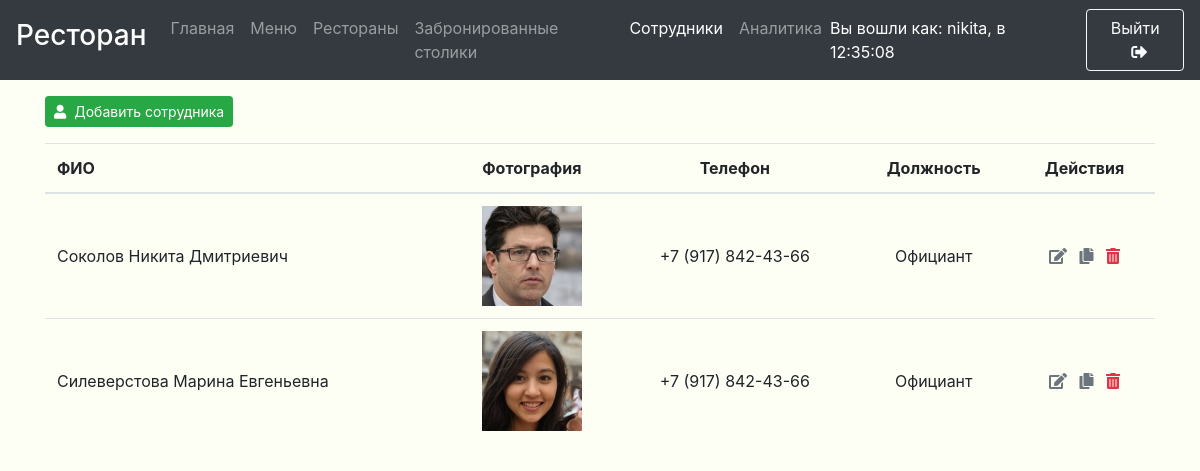
Page /employees.php (signed in) on the committed database.
### tables this page shows
CREATE TABLE `employees` (
  `e_id` int(11) NOT NULL AUTO_INCREMENT,
  `e_name` varchar(100) DEFAULT NULL,
  `e_tel` varchar(20) DEFAULT NULL,
  `e_post` varchar(30) DEFAULT NULL,
  `e_photo` varchar(100) DEFAULT '././uploads/employes',
  PRIMARY KEY (`e_id`)
);

### config/config.php (called while the page is built)
<?
    $_CONFIG = [
        'DATABASE' => [
            'HOST' => 'localhost',
            'NAME' => 'lab2',
            'USERNAME' => 'root',
            'PASS' => '',
            'CHARSET' => 'utf8',
            'CONNECT' => $_SERVER['DOCUMENT_ROOT'] . '/core/database/db-connect.php'
        ],
        'SRC_PATH' => $_SERVER['DOCUMENT_ROOT'] . '/core/src/',
        'FUNCTIONS_PATH' => $_SERVER['DOCUMENT_ROOT'] . '/core/functions/',
        'TEMPLATES' => [
            'HEADER' => $_SERVER['DOCUMENT_ROOT'] . '/core/templates/header.php',
            'FOOTER_ALL_SCRIPTS' => $_SERVER['DOCUMENT_ROOT'] . '/core/templates/footer-all-scripts.php',
            'FOOTER_BOOTSTRAP' => $_SERVER['DOCUMENT_ROOT'] . '/core/templates/footer-bootstrap-scripts.php',
            'FOOTER_CRUD' => $_SERVER['DOCUMENT_ROOT'] . '/core/templates/footer-crud.php',
        ],
        'ANALITYCS' => [
            'MODULE_FOLDER' => $_SERVER['DOCUMENT_ROOT'] . '/core/magic/analitycs',
            'FULL_PATH_TO_MODULE' => $_SERVER['DOCUMENT_ROOT'] . '/core/magic/analitycs/analytics.php',
            'DEL' => 'core/magic/analitycs/delete-page',
        ],
        'RESERVATIONS' => [
            'MODULE_FOLDER' => $_SERVER['DOCUMENT_ROOT'] . '/core/magic/reservations',
            'HANDLE' => 'core/magic/reservations/handle-reservation',
            'CPY' => 'core/magic/reservations/copy-reservation',
            'DEL' => 'core/magic/reservations/delete-reservation',
            'OLD' => 'core/magic/reservations/delete-old-reservations',
        ],
        'EMPLOYEES' =>[
            'MODULE_FOLDER' => $_SERVER['DOCUMENT_ROOT'] . '/core/magic/employees',
            'HANDLE' => 'core/magic/employees/handle-employee',
            'CPY' => 'core/magic/employees/copy-employee',
            'DEL' => 'core/magic/employees/delete-employee',
            'PATH_TO_PHOTOS' => 'uploads/employees/',
            'FULL_PATH_TO_PHOTOS' => $_SERVER['DOCUMENT_ROOT'] . '/uploads/employees/',
            'IMAGE_W' => 100,
            'IMAGE_H' => 100
        ],
    ];

### employees.php (the view, shortened to what this page needs)
<?php
  if (!isset($_SESSION['login'])){
    header('HTTP/1.0 404 Not Found');
    header('Status: 404 Not Found');
  }
  else{
    require_once($_SERVER['DOCUMENT_ROOT'] . "/config/config.php");
?>
  <main role="main" id="main">
    <div class="container mt-5 mb-5">
      <? if ((!isset($_SESSION['login']) || ($db == NULL))):?>
        <h1>
          Вы должны зайти в аккаунт чтобы просмотреть содержимое!
        </h1>
      <? else:?>
        <button type="button" class="btn btn-sm btn-success mb-3" data-toggle="modal" data-target="#handlerModal"><i class="fas fa-user mr-2"></i>Добавить сотрудника</button>
        <table class="w-100 table">
          <thead>
            <tr>
                <th>ФИО</th>
                <th class="text-center">Фотография</th>
                <th class="text-center">Телефон</th>
                <th class="text-center">Должность</th>
                <th class="text-center">Действия</th>
            </tr>
          </thead>
            <?
                if ($db):
                  $result = $db->query("SELECT * FROM employees");
                  foreach($result as $result_value):?>
                      <tr>
                          <td><?=$result_value['e_name']?></td>
                          <td class="text-center">
                            <img width="<?=$_CONFIG['EMPLOYEES']['IMAGE_W']?>" height="<?=$_CONFIG['EMPLOYEES']['IMAGE_H']?>" src="<?=$_CONFIG['EMPLOYEES']['PATH_TO_PHOTOS'].$result_value['e_photo']?>">
                          </td>
                          <td class="text-center"><?=$result_value['e_tel']?></td>
                          <td class="text-center"><?=$result_value['e_post']?></td>
                          <td class="text-center">
                            <a title="Редактировать" href="employees?id=<?=$result_value['e_id']?>&state=1" class="text-muted mr-2" rel="nofollow"><i class="fas fa-edit"></i></a>
                            <a title="Дублировать" href="<?=$_CONFIG['EMPLOYEES']['CPY']?>?id=<?=$result_value['e_id']?>" class="text-muted mr-2" rel="nofollow"><i class="fas fa-copy"></i></a>
                            <a title="Удалить" href="employees?id=<?=$result_value['e_id']?>&state=2" class="text-danger" rel="nofollow"><i class="fas fa-trash-alt"></i></a>
                          </td>
                      </tr>
                  <?endforeach;
                endif;?>
        </table>
      <? endif;?>
    </div>
</main>
<?
}
?>

### core/src/css/main.css (style rules this page uses)
body { color: #5a5a5a; background-color: #f7ffb725; }
main { padding: 3rem 0 2rem; }
body { min-height: 100vh; }
table a { color: inherit!important; }

### core/src/css/all.css (style rules this page uses)
.fa, .fas, .far, .fal, .fad, .fab { -moz-osx-font-smoothing: grayscale; -webkit-font-smoothing: antialiased; display: inline-block; font-style: normal; font-variant: normal; text-rendering: auto; line-height: 1; }
.fa-copy:before { content: "\f0c5"; }
.fa-edit:before { content: "\f044"; }
.fa-trash-alt:before { content: "\f2ed"; }
.fa-user:before { content: "\f007"; }
.fa, .fas { font-family: 'Font Awesome 5 Free'; font-weight: 900; }

### rows in the picture
employees: e_name "Соколов Никита Дмитриевич", e_photo (picture), e_tel "+7 (917) 842-43-66", e_post "Официант"
employees: e_name "Силеверстова Марина Евгеньевна", e_photo (picture), e_tel "+7 (917) 842-43-66", e_post "Официант"

### other values in the picture
$_SESSION['login'] "nikita"
$_SESSION['login_time'] "12:35:08"
